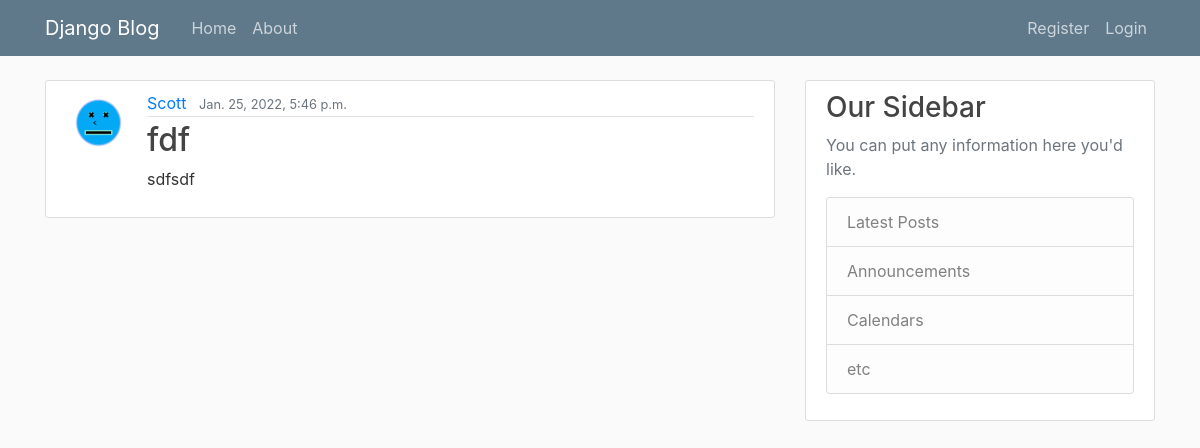
Screenshot of /post/32/ with the database file from the repository.
### blog/models.py (models this page shows, shortened)
class Post(models.Model): #each class will be its own table in the database
    title = models.CharField(max_length = 100)
    content = models.TextField() #No limit when using ".TextField()"
    date_posted = models.DateTimeField(default = timezone.localtime) #when this class "Post" is called, this will give the current time
    author = models.ForeignKey(User, on_delete = models.CASCADE) # ".CASCADE" if user is deleted, delete their posts, but if a post is deleted, do not delete the user

### users/models.py (models this page shows, shortened)
class Profile(models.Model): #our class "Profile" inheriting from models.Model
    user = models.OneToOneField(User, on_delete = models.CASCADE) #1 to 1 relationship, one user can have 1 profile and 1 profile will be associated with one user
    image = models.ImageField(default = "rip.png", upload_to = "profile_images")

### blog/views.py (the view)
# urls.py: path("post/<int:pk>/", PostDetailView.as_view(), name = "post-detail"), #"post/<int:pk>/" we can pass a vairable "post" to a url in django. <int:pk> is integer for pk "primary key" which is what djang
class PostDetailView(DetailView): #create class "PostDetailView" inheriting from django class "DetailView"
    model = Post #from "models.py" import model "Post"
    template_name = "blog_directory/post_detail.html"

### blog/templates/blog_directory/post_detail.html (shortened to what this page needs)
{%extends "blog_directory/base.html"%} #inherits from base.html
{%block content%}
    <article class="media content-section">
        <img class = "rounded-circle article-img" src="{{object.author.profile.image.url}}" />
        <div class="media-body">
        <div class="article-metadata">
            <a class="mr-2" href="{%url 'user-posts' object.author.username%}">{{ object.author }}</a>
            <small class="text-muted">{{ object.date_posted }}</small>
        </div>
        <h2 class="article-title">{{ object.title }}</h2>
        <p class="article-content">{{ object.content }}</p>
        </div>
    </article>
{%endblock content%}

### blog/static/blog_css/main.css (style rules this page uses)
body { background: #fafafa; color: #333333; margin-top: 5rem; }
h1, h2, h3, h4, h5, h6 { color: #444444; }
.content-section { background: #ffffff; padding: 10px 20px; border: 1px solid #dddddd; border-radius: 3px; margin-bottom: 20px; }
.article-title { color: #444444; }
.article-content { white-space: pre-line; }
.article-img { height: 65px; width: 65px; margin-right: 16px; }
.article-metadata { padding-bottom: 1px; margin-bottom: 4px; border-bottom: 1px solid #e3e3e3 }

### rows the page displays
Post: author.profile.image (picture), author "Scott", date_posted "Jan. 25, 2022, 5:46 p.m.", title "fdf", content "sdfsdf"
